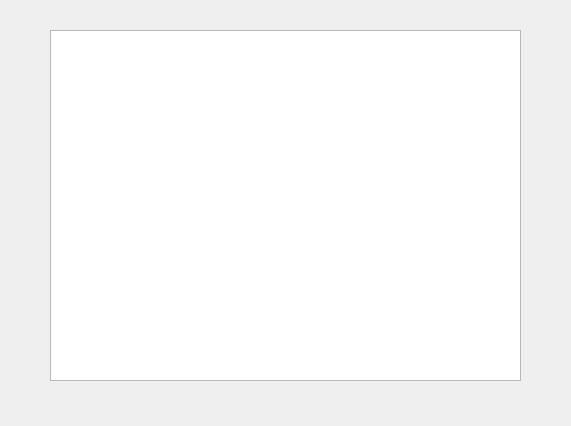
<?xml version="1.0" encoding="UTF-8"?>
<ui version="4.0">
 <class>Form</class>
 <widget class="QWidget" name="Form">
  <property name="geometry">
   <rect>
    <x>0</x>
    <y>0</y>
    <width>571</width>
    <height>426</height>
   </rect>
  </property>
  <property name="windowTitle">
   <string>Form</string>
  </property>
  <widget class="QTreeWidget" name="treeWidget">
   <property name="geometry">
    <rect>
     <x>50</x>
     <y>30</y>
     <width>471</width>
     <height>351</height>
    </rect>
   </property>
   <property name="columnCount">
    <number>0</number>
   </property>
  </widget>
 </widget>
 <resources/>
 <connections/>
</ui>
